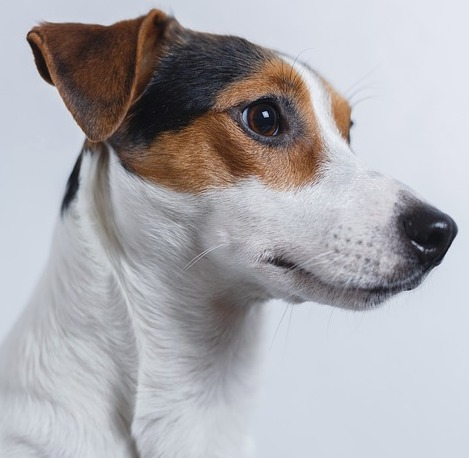
#> input picture data/images/dog.jpg, 469 x 458 px, given in place of favorites.png, which was not available
$ python test_generate_icon_with_overlay.py
#> lines starting #> are read from the running program, lines starting #| are printed output that depends on the picture; long printed decimals are rounded; pictures that were not available may be replaced by others from this repository, and a replacement may not be noted
#Evan Russenberger-Rosica
#Create a Grid/Matrix of Images
import PIL, os, glob
from pathlib import Path
from PIL import Image
from math import ceil, floor

# PATH = r"C:\Users\path\to\images"

BaseIconParentPath = Path(r'C:\Users\pho\repos\Spike3DWorkEnv\Spike3D\EXTERNAL\Design\Icons\Potential')
OverlayIconsParentPath = Path(r'C:\Users\pho\repos\Spike3DWorkEnv\Spike3D\EXTERNAL\Design\Icons\Potential\Overlays')

def build_icon(baseIconPath, overlayIconPath, outputIconPath=None):
    """ 2022-10-04 - This builds a simple icon with an overlay icon. Not quite working because the overlay icon is rendering with a white background. """
#> called with outputIconPath = 'new_test_overlay_icon.png'
    MAX_IMG_SIZE = 256
    if outputIconPath is None:
        outputIconPath = 'new_im.png'

    base_img = Image.open(baseIconPath)
#> base_img is the input picture: PIL image 469x458 RGB; mean R, G, B 171.9, 170.5, 174.9
    img_width, img_height = base_img.size
#> img_width = 469; img_height = 458
    print(f'img_width: {img_width}, img_height: {img_height}')
#| img_width: 469, img_height: 458
    # find largest dimension:
    if img_width > MAX_IMG_SIZE:
        # clipping on widget
        scaling_factor = float(MAX_IMG_SIZE) / float(img_width) # get the scaling factored needed to bring the img_width down to MAX_IMG_SIZE
#> scaling_factor = 0.546
        print(f'scaling_factor: {scaling_factor}')
#| scaling_factor: 0.5458
        frame_width = min(img_width, MAX_IMG_SIZE) # clip frame_width to max
#> frame_width = 256
        frame_height = ceil(img_height * scaling_factor) # wait this would mess up the aspect ratio if the image wasn't square and larger than 256 yeah?
#> frame_height = 250
    else:
        print(f'TODO: pretending everything is okay if the width is not too big.')
        frame_width = min(img_width, MAX_IMG_SIZE)
        frame_height = min(img_height, MAX_IMG_SIZE) # wait this would mess up the aspect ratio if the image wasn't square and larger than 256 yeah?

    base_img.thumbnail((frame_width, frame_height)) # ensures it is the same height as the base image, as it has the whitespace built in the image
#> base_img: PIL image 256x250 RGB

    print(f'frame_width: {frame_width}, frame_height: {frame_height}')
#| frame_width: 256, frame_height: 250
    new_im = Image.new('RGB', (frame_width, frame_height))
#> new_im: PIL image 256x250 RGB; every value is 0
    new_im.paste(base_img) # add the base image to the new icon

    overlay_img = Image.open(overlayIconPath)
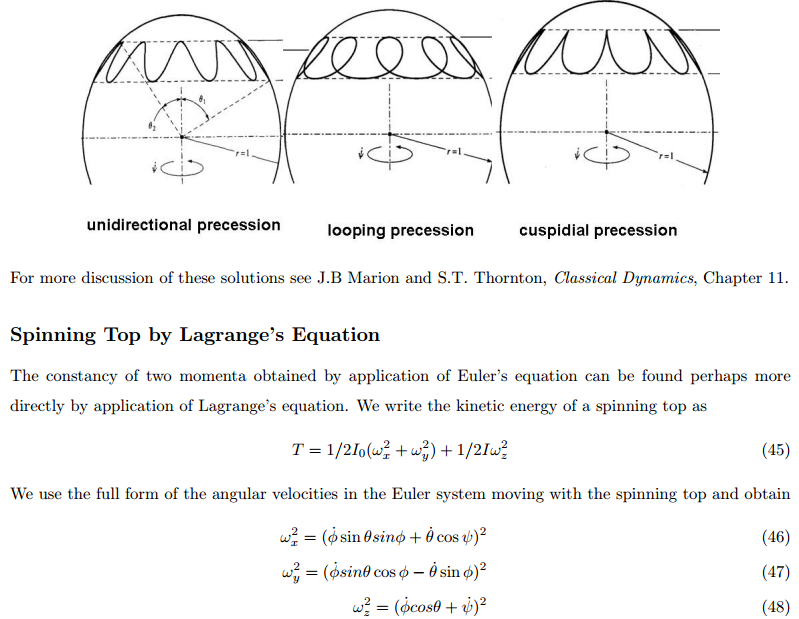
#> input picture data/images/gyro_formulas.png, 799 x 619 px, given in place of noise-control-off-delete.png, which was not available
#> overlay_img is the input picture: PIL image 799x619 RGB; mean R, G, B 245.1, 245.1, 245.1
    #Here I resize my opened image, so it is no bigger than 100,100

    overlay_img.thumbnail((frame_width, frame_height)) # ensures it is the same height as the base image, as it has the whitespace built in the image
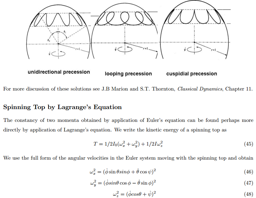
#> overlay_img: PIL image 256x198 RGB; mean R, G, B 244.8, 244.8, 244.8
    #Iterate through a 4 by 4 grid with 100 spacing, to place my image
    # y_cord = (j//images_per_row)*scaled_img_height
    # new_im.paste(im, (i,y_cord))
    new_im.paste(overlay_img)
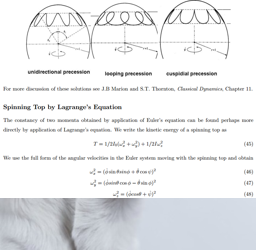
#> new_im: PIL image 256x250 RGB; mean R, G, B 235, 236.1, 237.7
    new_im.show()
    new_im.save(outputIconPath, "PNG")
    # Close the loaded images:
    base_img.close()
    overlay_img.close()

    return new_im


def build_icon_example_grid(icons_path=Path(r"C:\Users\path\to\images")):

    frame_width = 1920
    images_per_row = 5
    padding = 2

    os.chdir(icons_path)

    images = glob.glob("*.png")
    images = images[:30]                #get the first 30 images

    img_width, img_height = Image.open(images[0]).size
    sf = (frame_width-(images_per_row-1)*padding)/(images_per_row*img_width)       #scaling factor
    scaled_img_width = ceil(img_width*sf)                   #s
    scaled_img_height = ceil(img_height*sf)

    number_of_rows = ceil(len(images)/images_per_row)
    frame_height = ceil(sf*img_height*number_of_rows)

    new_im = Image.new('RGB', (frame_width, frame_height))

    i,j=0,0
    for num, im in enumerate(images):
        if num%images_per_row==0:
            i=0
        im = Image.open(im)
        #Here I resize my opened image, so it is no bigger than 100,100
        im.thumbnail((scaled_img_width,scaled_img_height))
        #Iterate through a 4 by 4 grid with 100 spacing, to place my image
        y_cord = (j//images_per_row)*scaled_img_height
        new_im.paste(im, (i,y_cord))
        print(i, y_cord)
        i=(i+scaled_img_width)+padding
        j+=1

    new_im.show()
    new_im.save("out.jpg", "JPEG", quality=80, optimize=True, progressive=True)


def main():
    # selectedBaseIconFilename = 'timeline-svgrepo-com.svg' # doesn't work without conversion because it's an SVG
    selectedBaseIconFilename = 'heat-map-icon-21.jpg'

    # 'noise-control-off-remove'
    selectedOverlayIconFilename = r'png\1x\noise-control-off-delete.png'
    # selectedOverlayIconFilename = r'svg\noise-control-off-add.svg'

    baseIconPath = Path(r'C:\Users\pho\repos\VSCode Extensions\vscode-favorites\icons\favorites.png').resolve()
    # baseIconPath = BaseIconParentPath.joinpath(selectedBaseIconFilename)
    overlayIconPath = OverlayIconsParentPath.joinpath(selectedOverlayIconFilename)

    new_icon = build_icon(baseIconPath, overlayIconPath, outputIconPath='new_test_overlay_icon.png')
    return new_icon
    # return build_icon()


if __name__ == '__main__':
    main()
